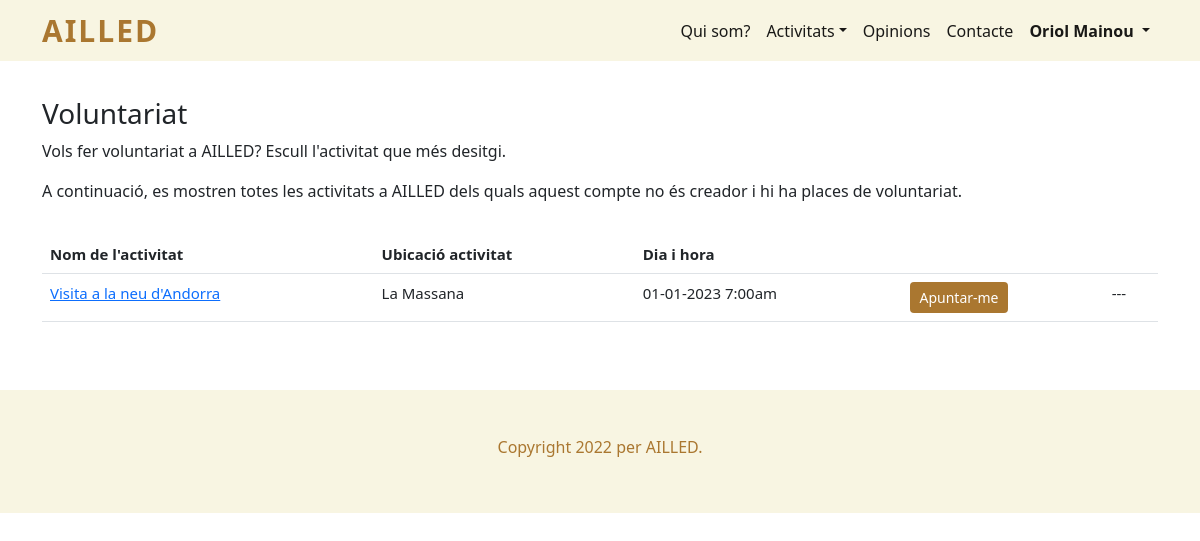
Page /voluntariat.php (signed in) on the earlier database version.
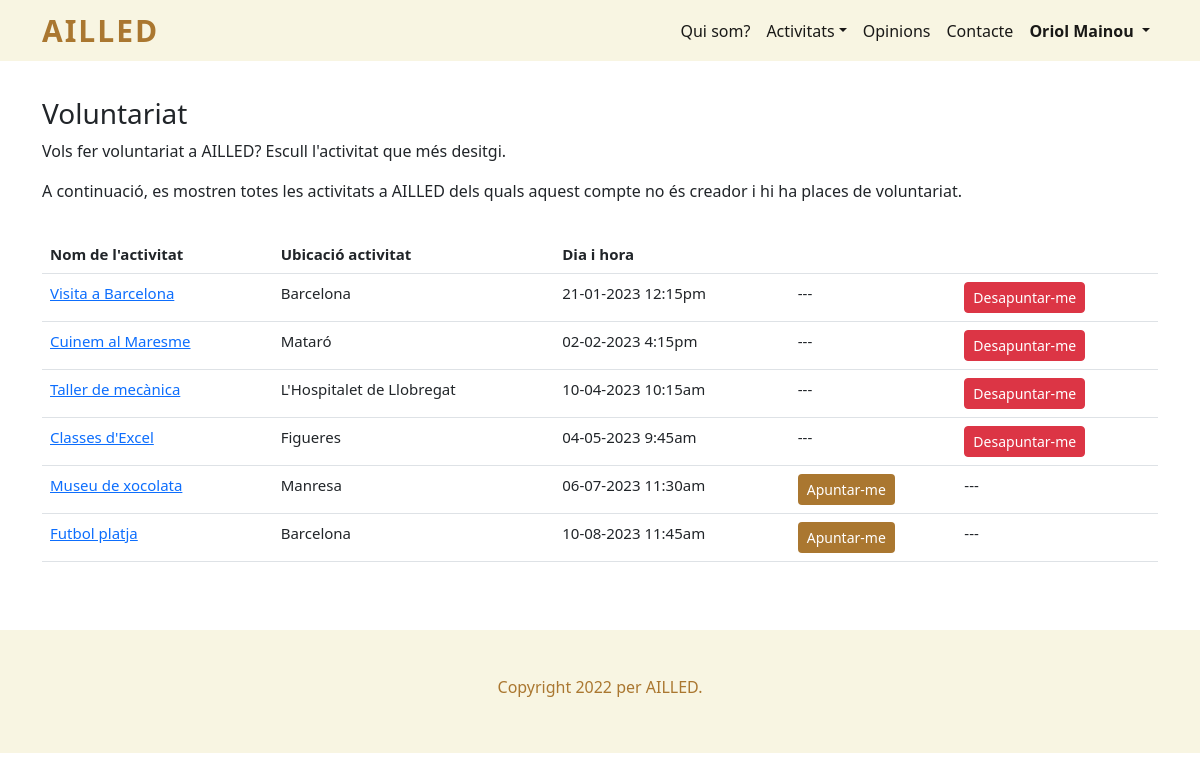
Same page on the later database version.
### tables this page shows
CREATE TABLE `usuari` (
  `id` int(11) NOT NULL,
  `nom` varchar(50) NOT NULL,
  `telefon` int(11) NOT NULL,
  `email` varchar(50) NOT NULL,
  `contrasenya` text NOT NULL,
  `imatge` varchar(50) NOT NULL,
  `es_admin` int(11) NOT NULL
);

CREATE TABLE `activitat` (
  `id` int(11) NOT NULL,
  `nom` varchar(50) NOT NULL,
  `id_usuari` int(11) NOT NULL,
  `ubicacio` varchar(50) NOT NULL,
  `descripcio` varchar(300) NOT NULL,
  `participants` int(11) NOT NULL,
  `participants_disponibles` int(11) NOT NULL,
  `dia` date NOT NULL,
  `hora` time NOT NULL,
  `preu` int(11) NOT NULL,
  `imatge` varchar(50) NOT NULL,
  `transport` int(11) NOT NULL,
  `lloc_sortida_transport` varchar(50) NOT NULL,
  `id_vehicle_transport` int(11) NOT NULL,
  `voluntaris` int(11) NOT NULL,
  `voluntaris_disponibles` int(11) NOT NULL,
  `esta_acceptada` int(11) NOT NULL
);

### voluntariat.php (the view, shortened to what the changed rows need)
<!doctype html>
<html lang="es">
<head>
  <?php
    include "codi_repetit/head.php";
  ?>
</head>
<body>
  <header>
    <?php
      include "codi_repetit/menu_navegacio.php";
      menu_navegacio();
    ?>
  </header>
  <main>
    <section id="voluntariats">
      <div class="container">
        <?php
        if (isset($_SESSION["id_usuari_sessio"])) {
          ?>
        <div class="table-responsive py-3">
          <table class="table" style="font-size: 15px">
            <thead>
              <tr>
                <th scope="col">Nom de l'activitat</th>
                <th scope="col">Ubicació activitat</th>
                <th scope="col">Dia i hora</th>
                <th scope="col">  </th>
                <th scope="col">  </th>
              </tr>
            </thead>
            <tbody>
              <?php
              $dia_ara = date("Y-m-d");
              $sql = "SELECT * FROM activitat WHERE dia >= '$dia_ara' AND esta_acceptada > 0 AND voluntaris_disponibles >= 0 AND id_usuari != " . $_SESSION['id_usuari_sessio'] . " ORDER BY dia ASC";
              $result = $connexio->query($sql);
              if ($result->num_rows > 0) {
                while ($row = $result->fetch_assoc()) {
                  echo "<tr>";
                    echo "<td><a href='detall_activitat.php?id=" . $row["id"] . "'>" . $row["nom"] . "</a></td>";
                    echo "<td>" . $row["ubicacio"] . "</td>";
                    echo "<td>";
                      $data_convertida = date("d-m-Y", strtotime($row["dia"]));
                      $hora_convertida = date("g:ia", strtotime($row["hora"]));
                      echo $data_convertida . " " . $hora_convertida;
                    echo "</td>";
                    echo "<td>";
                      $sql2 = "SELECT * FROM voluntariat WHERE id_usuari = " . $_SESSION['id_usuari_sessio'] . " AND id_activitat = " . $row["id"];
                      $result2 = $connexio->query($sql2);
                      if ($result2->num_rows > 0) {
                        echo "---";
                      } else {
                        if ($row["voluntaris_disponibles"] > 0) {
                          echo "<form action='voluntariat.php' method='post'>";
                          echo "<input type='submit' value='Apuntar-me' name='submit' class='boto_marro btn btn-sm'>";
                          echo "</form>";
                        } else {
                          echo "---";
                        }
                      }
                    echo "</td>";
                    echo "<td>";
                      $sql2 = "SELECT * FROM voluntariat WHERE id_usuari = " . $_SESSION['id_usuari_sessio'] . " AND id_activitat = " . $row["id"];
                      $result2 = $connexio->query($sql2);
                      if ($result2->num_rows > 0) {
                        echo "<form action='voluntariat.php' method='post'>";
                        echo "<input type='submit' value='Desapuntar-me' name='submitdelete' class='btn btn-danger btn-sm'>";
                        echo "</form>";
                      } else {
                        echo "---";
                      }
                    echo "</td>";
                  echo "</tr>";
                }
              }
              ?>
            </tbody>
          </table>
        </div>
        <?php
      } else {
        no_ha_iniciat_sessio();
      }
      ?>
    </div>
  </section>
  </main>
</body>
</html>

### codi_repetit/menu_navegacio.php (shortened to what the changed rows need)
<?php
  function menu_navegacio() {
    ?>
    <nav class="navbar navbar-expand-lg">
      <div class="container">
        <div class="collapse navbar-collapse" id="nav_menu_navegacio">
          <ul class="navbar-nav ms-md-auto" id="menu_principal">
            <?php
            if (!isset($_SESSION['id_usuari_sessio'])) {
              ?>
              <li class="nav-item">
                <a class="nav-link active" href="iniciar_sessio_usuari.php">Iniciar sessió</a>
              </li>
              <li class="nav-item">
                <a class="nav-link active" href="registrar_usuari.php">Registrar-me</a>
              </li>
              <?php
            } else {
              ?>
              <li class="nav-item dropdown">
                <a style="font-weight: bold;" class="nav-link active dropdown-toggle" id="navbarDropdown" role="button" data-bs-toggle="dropdown" aria-expanded="false">
                  <?php
                  $connexio = new mysqli("localhost", "root", "", "bbdd_ailled");
                  $connexio->set_charset("utf8");
                  $sql = "SELECT * FROM usuari WHERE id = " . $_SESSION['id_usuari_sessio'] ;
                  $result = $connexio->query($sql);
                  if ($result->num_rows > 0) {
                    while ($row = $result->fetch_assoc()) {
                      echo $row["nom"];
                    }
                  }
                  ?>
                </a>
              </li>
              <?php
            }
            ?>
          </ul>
        </div>
      </div>
    </nav>
    <?php
  }
?>

Differences in the rows shown:
changed activitat: nom "Visita a la neu d'Andorra" → "Visita a Barcelona"; ubicacio "La Massana" → "Barcelona"; dia "01-01-2023" → "21-01-2023"; hora "7:00am" → "12:15pm"; submitdelete (not shown) → "Desapuntar-me"; voluntaris_disponibles 7 → 6 (drawn); submit "Apuntar-me" → (not shown)
added activitat: nom "Cuinem al Maresme", ubicacio "Mataró", dia "02-02-2023", hora "4:15pm"
added activitat: nom "Taller de mecànica", ubicacio "L'Hospitalet de Llobregat", dia "10-04-2023", hora "10:15am"
added activitat: nom "Classes d'Excel", ubicacio "Figueres", dia "04-05-2023", hora "9:45am"
added activitat: nom "Museu de xocolata", ubicacio "Manresa", dia "06-07-2023", hora "11:30am"
added activitat: nom "Futbol platja", ubicacio "Barcelona", dia "10-08-2023", hora "11:45am"
